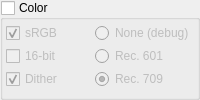
           <widget class="QGroupBox" name="color_group">
            <property name="title">
             <string>Color</string>
            </property>
            <property name="checkable">
             <bool>true</bool>
            </property>
            <property name="checked">
             <bool>false</bool>
            </property>
            <layout class="QGridLayout" name="gridLayout">
             <property name="leftMargin">
              <number>3</number>
             </property>
             <property name="topMargin">
              <number>3</number>
             </property>
             <property name="rightMargin">
              <number>3</number>
             </property>
             <property name="bottomMargin">
              <number>6</number>
             </property>
             <property name="spacing">
              <number>3</number>
             </property>
             <item row="1" column="1">
              <widget class="QRadioButton" name="rbtn_rec601">
               <property name="text">
                <string>Rec. 601</string>
               </property>
              </widget>
             </item>
             <item row="3" column="1">
              <widget class="QRadioButton" name="rbtn_rec709">
               <property name="text">
                <string>Rec. 709</string>
               </property>
               <property name="checked">
                <bool>true</bool>
               </property>
              </widget>
             </item>
             <item row="0" column="1">
              <widget class="QRadioButton" name="cbx_nocolor">
               <property name="text">
                <string>None (debug)</string>
               </property>
              </widget>
             </item>
             <item row="1" column="0">
              <widget class="QCheckBox" name="cbx_16bit">
               <property name="enabled">
                <bool>false</bool>
               </property>
               <property name="text">
                <string>16-bit</string>
               </property>
               <property name="tristate">
                <bool>true</bool>
               </property>
              </widget>
             </item>
             <item row="0" column="0">
              <widget class="QCheckBox" name="cbx_gamma">
               <property name="text">
                <string>sRGB</string>
               </property>
               <property name="checked">
                <bool>true</bool>
               </property>
              </widget>
             </item>
             <item row="3" column="0">
              <widget class="QCheckBox" name="cbx_dither">
               <property name="text">
                <string>Dither</string>
               </property>
               <property name="checked">
                <bool>true</bool>
               </property>
              </widget>
             </item>
            </layout>
           </widget>
